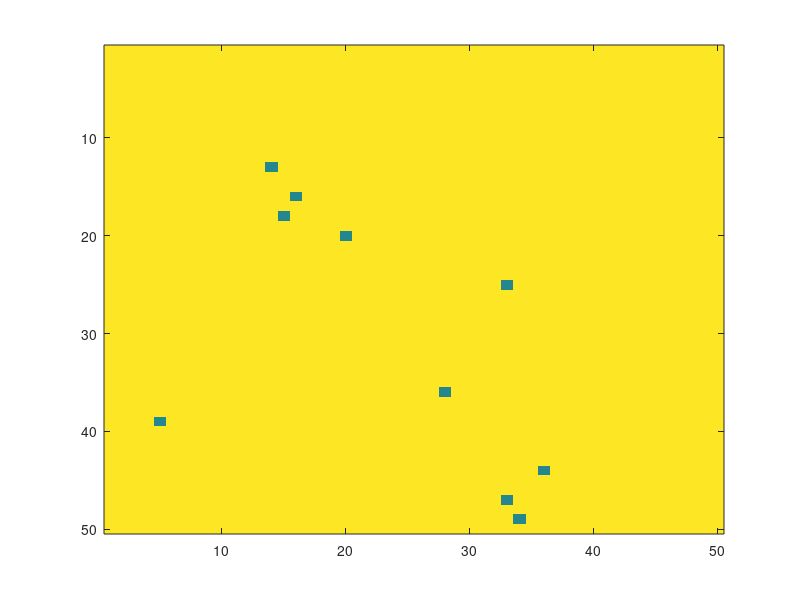

Source code (MATLAB):
clc
clear;
close all;

% constants
fieldSize = 50;
numberOfPoints = 10;


% initialize img with random points
points = randi([1 fieldSize],2,numberOfPoints);
points = sortrows(points',2)' % sorting points by y-coordinate
img(1:fieldSize,1:fieldSize) = 255;
for i = 1:length(points)
    img(points(2,i), points(1,i)) = 0;
end

% animation of sweep line going through 
pointer = 1;
points_empty = 'false'; % analog of prorityQueue.empty
for i = 1:fieldSize
    img_t = img;
    
    % changing colour of points
    while (strcmp(points_empty,'false') && points(2,pointer) == i)
        if pointer <= length(points)
            if pointer == length(points)
                points_empty = 'true';
            end
            fprintf('Go through point %d. point: %d, %d\n', pointer, points(1,pointer), points(2,pointer));
            img(points(2,pointer), points(1,pointer)) = 30;
            pointer = pointer + 1;
        else
            break
        end
    end
    
    % printing sweep line
    img_t(i, :) = zeros(fieldSize,1);
    image(img_t);
    pause(1/10)
end
image(img);







